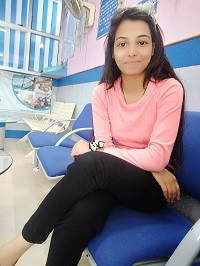
#> input picture self.jpg, 200 x 266 px, found by its file name
$ python simpleThresholding.py
#> lines starting #> are read from the running program, lines starting #| are printed output that depends on the picture; after the words box and inside, x2 and y2 are one past the last pixel; in counts of white or black regions, pixels touching at a corner belong together
import cv2
import numpy as np

img= cv2.imread("img/self.jpg",0)
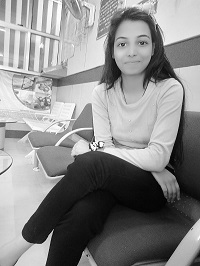
#> img: shape (266, 200); min 0, max 255, mean 137.8

ret,th1=cv2.threshold(img,127,255,cv2.THRESH_BINARY)
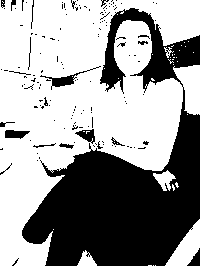
#> th1: shape (266, 200); 60.6% white; 146 black regions (127 under 20 px), largest, box (x1, y1, x2, y2) and area: (22, 8, 200, 266) 19494, (40, 66, 101, 90) 247, (5, 130, 30, 139) 159

cv2.imshow("window1",img)
cv2.imshow("window",th1)
cv2.waitKey(0)
